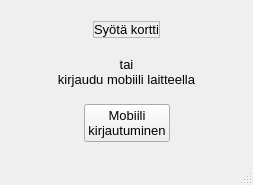
<?xml version="1.0" encoding="UTF-8"?>
<ui version="4.0">
 <class>start_window</class>
 <widget class="QMainWindow" name="start_window">
  <property name="geometry">
   <rect>
    <x>0</x>
    <y>0</y>
    <width>253</width>
    <height>185</height>
   </rect>
  </property>
  <property name="sizePolicy">
   <sizepolicy hsizetype="Expanding" vsizetype="Preferred">
    <horstretch>0</horstretch>
    <verstretch>0</verstretch>
   </sizepolicy>
  </property>
  <property name="windowTitle">
   <string>MainWindow</string>
  </property>
  <widget class="QWidget" name="centralwidget">
   <property name="sizePolicy">
    <sizepolicy hsizetype="MinimumExpanding" vsizetype="MinimumExpanding">
     <horstretch>0</horstretch>
     <verstretch>0</verstretch>
    </sizepolicy>
   </property>
   <layout class="QVBoxLayout" name="verticalLayout">
    <item>
     <layout class="QHBoxLayout" name="horizontalLayout">
      <item>
       <spacer name="horizontalSpacer_2">
        <property name="orientation">
         <enum>Qt::Horizontal</enum>
        </property>
        <property name="sizeHint" stdset="0">
         <size>
          <width>40</width>
          <height>20</height>
         </size>
        </property>
       </spacer>
      </item>
      <item>
       <widget class="QLabel" name="label">
        <property name="sizePolicy">
         <sizepolicy hsizetype="Preferred" vsizetype="Maximum">
          <horstretch>0</horstretch>
          <verstretch>0</verstretch>
         </sizepolicy>
        </property>
        <property name="font">
         <font>
          <pointsize>10</pointsize>
         </font>
        </property>
        <property name="autoFillBackground">
         <bool>false</bool>
        </property>
        <property name="frameShape">
         <enum>QFrame::StyledPanel</enum>
        </property>
        <property name="text">
         <string>Syötä kortti</string>
        </property>
        <property name="alignment">
         <set>Qt::AlignCenter</set>
        </property>
       </widget>
      </item>
      <item>
       <spacer name="horizontalSpacer">
        <property name="orientation">
         <enum>Qt::Horizontal</enum>
        </property>
        <property name="sizeHint" stdset="0">
         <size>
          <width>40</width>
          <height>20</height>
         </size>
        </property>
       </spacer>
      </item>
     </layout>
    </item>
    <item>
     <layout class="QHBoxLayout" name="horizontalLayout_2">
      <item>
       <spacer name="horizontalSpacer_3">
        <property name="orientation">
         <enum>Qt::Horizontal</enum>
        </property>
        <property name="sizeHint" stdset="0">
         <size>
          <width>40</width>
          <height>20</height>
         </size>
        </property>
       </spacer>
      </item>
      <item>
       <widget class="QLabel" name="label_2">
        <property name="sizePolicy">
         <sizepolicy hsizetype="Preferred" vsizetype="Maximum">
          <horstretch>0</horstretch>
          <verstretch>0</verstretch>
         </sizepolicy>
        </property>
        <property name="font">
         <font>
          <pointsize>10</pointsize>
         </font>
        </property>
        <property name="layoutDirection">
         <enum>Qt::LeftToRight</enum>
        </property>
        <property name="frameShape">
         <enum>QFrame::NoFrame</enum>
        </property>
        <property name="text">
         <string>tai
kirjaudu mobiili laitteella</string>
        </property>
        <property name="alignment">
         <set>Qt::AlignCenter</set>
        </property>
       </widget>
      </item>
      <item>
       <spacer name="horizontalSpacer_4">
        <property name="orientation">
         <enum>Qt::Horizontal</enum>
        </property>
        <property name="sizeHint" stdset="0">
         <size>
          <width>40</width>
          <height>20</height>
         </size>
        </property>
       </spacer>
      </item>
     </layout>
    </item>
    <item>
     <layout class="QHBoxLayout" name="horizontalLayout_3">
      <item>
       <spacer name="horizontalSpacer_5">
        <property name="orientation">
         <enum>Qt::Horizontal</enum>
        </property>
        <property name="sizeHint" stdset="0">
         <size>
          <width>40</width>
          <height>20</height>
         </size>
        </property>
       </spacer>
      </item>
      <item>
       <widget class="QPushButton" name="mobile_btn">
        <property name="font">
         <font>
          <pointsize>10</pointsize>
         </font>
        </property>
        <property name="text">
         <string>Mobiili
kirjautuminen</string>
        </property>
       </widget>
      </item>
      <item>
       <spacer name="horizontalSpacer_6">
        <property name="orientation">
         <enum>Qt::Horizontal</enum>
        </property>
        <property name="sizeHint" stdset="0">
         <size>
          <width>40</width>
          <height>20</height>
         </size>
        </property>
       </spacer>
      </item>
     </layout>
    </item>
   </layout>
  </widget>
  <widget class="QStatusBar" name="statusbar"/>
  <widget class="QMenuBar" name="menubar">
   <property name="geometry">
    <rect>
     <x>0</x>
     <y>0</y>
     <width>253</width>
     <height>20</height>
    </rect>
   </property>
  </widget>
 </widget>
 <resources/>
 <connections/>
</ui>
